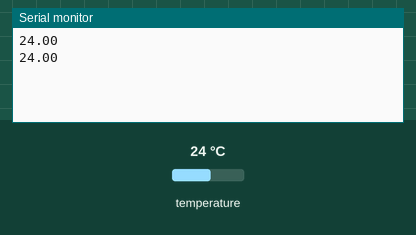
A sketch run on a simulated Arduino Uno, built with avr-gcc and run on an emulated ATmega328P. On the bench: the last lines printed to the serial monitor. Inputs (shaded band) come from the test bench; at power-on: temperature 24 °C.

Above: at 2.0 s.
2.1 s: temperature set to 12 °C
At 3.2 s:
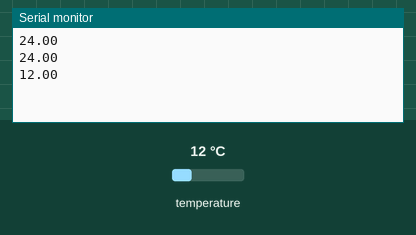
3.6 s: temperature set to 19 °C
At 5.4 s:
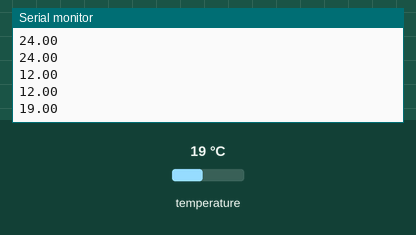
Timing chart, 0 to 6.9 s (numbered marks = the images above; inputs shaded):
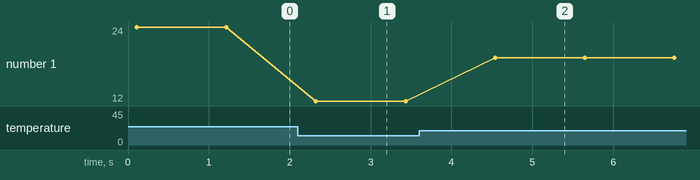

The sketch:

waterTemp.ino
```cpp
#include <OneWire.h>
#include <DallasTemperature.h>

#define ONE_WIRE_BUS  2 // DATA
#define SENSER_BIT    1 // 精度

OneWire oneWire(ONE_WIRE_BUS);
DallasTemperature sensors(&oneWire);

void setup() {
  Serial.begin(9600);
  sensors.setResolution(SENSER_BIT);
}

void loop() {
  sensors.requestTemperatures();
  float f = sensors.getTempCByIndex(0);
  Serial.println(String(f));
  delay(1000);
}
```

Measured:
- after the input at 2.1 s, the serial monitor: prints a new line after 0.22 s (image 1)
- after the input at 3.6 s, the serial monitor: prints a new line after 0.94 s (image 2)
- plotted number 1: 24 → 12 after the input at 2.1 s, 12 → 19 after the input at 3.6 s
